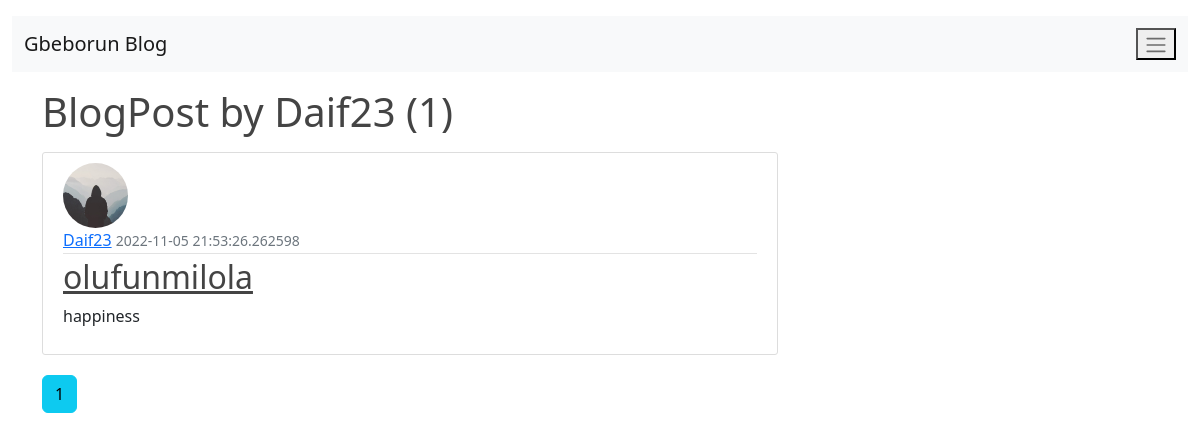
/user/Daif23 (signed in), run on the app's committed database.
### project/models.py (models this page shows, shortened)
class User(db.Model, UserMixin):
    id = db.Column(db.Integer(), primary_key=True)
    username = db.Column(db.String(20), unique=True, nullable=False)
    email = db.Column(db.String(120), unique=True, nullable=False)
    image_file = db.Column(db.String(20), nullable=False, default="default.jpg")
    password = db.Column(db.String(60), nullable=False)
    news = db.relationship("News", backref="author", lazy=True)

class News(db.Model):
    id = db.Column(db.Integer(), primary_key=True)
    title = db.Column(db.String(100), nullable=False)
    date_posted = db.Column(db.String(), nullable=False, default=datetime.utcnow)
    content = db.Column(db.Text, nullable=False)
    user_id = db.Column(db.Integer(), db.ForeignKey("user.id"), nullable=False)

### project/routes.py (the view)
@app.route("/user/<string:username>")
def user_posts(username):
    page = request.args.get('page', 1, type=int)
    user = User.query.filter_by(username=username).first_or_404()
    news = News.query.filter_by(author=user).order_by(News.date_posted.desc()).paginate(page=page, per_page=5)
    return render_template("user_news.html", news=news, user=user)

### project/models.py (called while the page is built)
@login_manager.user_loader
def load_user(user_id):
    return User.query.get(int(user_id))

### project/templates/user_news.html (shortened to what this page needs)
{% extends 'base.html' %}
{% block content %}
    <h1 class="mb-3">BlogPost by {{ user.username }} ({{ news.total }})</h1>
    {% for new in news.items %}
        <article class="media content-section">
            <img src="{{ url_for('static', filename='profile_pics/' + new.author.image_file) }}" class="rounded-circle article-img" alt="">
            <div class="media-body">
                <div class="article-metadata">
                    <a class="mr-2" href="{{ url_for('user_posts', username=new.author.username) }}">{{ new.author.username }}</a>
                    <small class="text-muted">{{ new.date_posted }}</small>
                </div>
                <h2><a class="article-title" href="{{ url_for('post', post_id=new.id) }}">{{ new.title }}</a></h2>
                <p class="article-content">{{ new.content }}</p>
            </div>
        </article>
    {% endfor %}
    {% for page_num in news.iter_pages(left_edge=1, right_edge=1, left_current=1, right_current=2) %}
        {% if page_num %}
            {% if news.page == page_num %}
                <a class="btn btn-info mb-4" href="{{ url_for('home', page=page_num) }}">{{ page_num }}</a>
            {% else %}
                <a class="btn btn-outline-info mb-4" href="{{ url_for('home', page=page_num) }}">{{ page_num }}</a>
            {%endif%}
        {%endif%}
    {% endfor %}
{% endblock %}

### project/static/main.css (style rules this page uses)
body { background: #fafafa; color: #333333; margin-top: 5rem; }
h1, h2, h3, h4, h5, h6 { color: #444444; }
.content-section { background: #ffffff; padding: 10px 20px; border: 1px solid #dddddd; border-radius: 3px; margin-bottom: 20px; }
.article-title { color: #444444; }
.article-content { white-space: pre-line; }
.article-img { height: 65px; width: 65px; margin-right: 16px; }
.article-metadata { padding-bottom: 1px; margin-bottom: 4px; border-bottom: 1px solid #e3e3e3 }

### data on the page
User: username "Daif23"
News: image_file (placeholder picture), author.username "Daif23", date_posted "2022-11-05 21:53:26.262598", title "olufunmilola", content "happiness"

### other printed values
{{ news.total }} "1"
{{ page_num }} "1"
